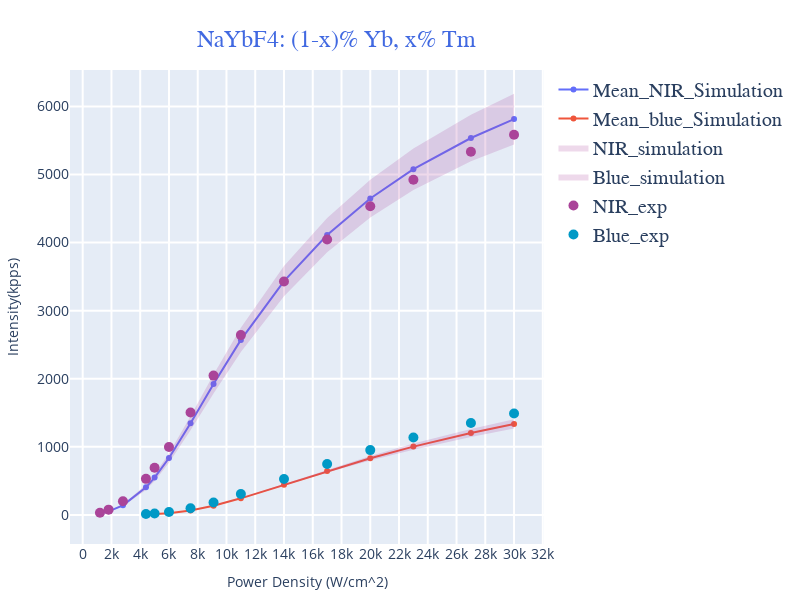

Write notebook code for a chart like this one.
### Code cell
import json
fig = go.Figure()

# Add the main trace (mean curve)
fig.add_trace(go.Scatter(x=power[conc][0], y=nir_mean_values, mode='lines+markers', name='Mean_NIR_Simulation'))
fig.add_trace(go.Scatter(x=power[conc][1], y=blue_mean_values, mode='lines+markers', name='Mean_blue_Simulation'))

# Add the uncertainty shade trace
fig.add_trace(go.Scatter(
    x=power[conc][0] + power[conc][0][::-1],
    y=[i+j for i, j in zip(nir_mean_values,nir_std_values)] + [i-j for i, j in zip(nir_mean_values,nir_std_values)][::-1],
    fill='toself',
    fillcolor='rgba(170, 68, 153, 0.2)',
    line=dict(color='rgba(255,255,255,0)'),
    name='NIR_simulation'
))

fig.add_trace(go.Scatter(
    x=power[conc][1] + power[conc][1][::-1],
    y=[i+j for i, j in zip(blue_mean_values,blue_std_values)] + [i-j for i, j in zip(blue_mean_values,blue_std_values)][::-1],
    fill='toself',
    fillcolor='rgba(170, 68, 153, 0.2)',
    line=dict(color='rgba(255,255,255,0)'),
    name='Blue_simulation'
))

# exp_blue_total = [4.5*10**3, 5.7*10**3, 5.5*10**3, 3.5*10**3, 2*10**3, 1.2*10**3, 0.6*10**3]
# exp_NIR = [5*10**3, 8.5*10**3, 6.6*10**3, 7.5*10**3, 6*10**3, 5.5*10**3, 0.6*10**3]
# exp_sum = [i+j for i, j in zip(exp_blue_total, exp_NIR)]


# exp_sum = [i+j for i, j in zip(exp_blue_total, exp_NIR)]

# print(int(min(min(blue_mean_values)) / 1e3),
#                             int(max(max(blue_mean_values)) / 1e3) + 1)

# y_ticks = [i for i in range(int(min(blue_mean_values) / 1e3),
#                             int(max(blue_mean_values) / 1e3) + 1)]

# y_ticks = [i for i in range(int(min(min(exp_sum), min(blue_total_values)) / 1e3),
#                             int(max(max(exp_sum), max(blue_total_values)) / 1e3) + 1)]

# fig.update_yaxes(tickvals=[tick * 1e3 for tick in y_ticks],
#                  ticktext=[f"{tick} × 10^3" for tick in y_ticks])


fig.update_xaxes(title_font=dict(size=18, color='black'),tickfont=dict(size=14),showgrid=True, gridwidth=2, gridcolor='white', dtick=2000)
fig.update_yaxes(title_font=dict(size=18, color='black'),tickfont=dict(size=14),showgrid=True, gridwidth=2, gridcolor='white')

# ... Your existing layout and formatting ...

fig.update_layout(
    title_text='NaYbF4: (1-x)% Yb, x% Tm',  # Main Title
    title_font=dict(size=24, family="Arial, sans-serif", color='royalblue'),
    width=800, height=600,
    xaxis_title='Power Density (W/cm^2)',
    yaxis_title='Intensity(kpps)',
    title_x=0.42,  # Center the main title
    title_y=0.95,  # Adjust the vertical position of the main title
    showlegend=True, margin=dict(l=20, r=20, b=20, t=70),
    legend=dict(
        font=dict(
            size=20,
            family="Arial, sans-serif"
        )
    )
)

with open(f'./../synthetic_data/syn_{conc}.json', 'r') as f:
    loaded_json_data = f.read()
loaded_data = json.loads(loaded_json_data)
exp_blue_total = loaded_data.get('blue', [])
exp_NIR = loaded_data.get('NIR', [])
fig.add_trace(go.Scatter(x= power[conc][0], y= exp_NIR, mode='markers', name='NIR_exp', marker=dict(color='rgb(170, 68, 153)', size=10)))
fig.add_trace(go.Scatter(x= power[conc][1], y= exp_blue_total, mode='markers', name='Blue_exp', marker=dict(color='#0099C6', size=10)))

# Show the plot
fig.show()
# print('hihi')

### Figure 1 — Plotly figure (JSON) as saved in the notebook; plotly's stock layout.template omitted (floating-point values rounded to 4 significant figures)
{"data": [{"mode": "lines+markers", "name": "Mean_NIR_Simulation", "type": "scatter", "x": [1200, 1800, 2800, 4400, 5000, 6000, 7500, 9100, 11000, 14000, 17000, 20000, 23000, 27000, 30000], "y": [22.0, 52.68, 141.4, 405.8, 548.5, 835.5, 1346.0, 1924.0, 2571.0, 3433.0, 4111.0, 4647.0, 5078.0, 5535.0, 5814.0]}, {"mode": "lines+markers", "name": "Mean_blue_Simulation", "type": "scatter", "x": [4400, 5000, 6000, 7500, 9100, 11000, 14000, 17000, 20000, 23000, 27000, 30000], "y": [7.038, 12.19, 26.75, 67.07, 135.9, 244.1, 442.4, 643.8, 832.6, 1004.0, 1205.0, 1337.0]}, {"fill": "toself", "fillcolor": "rgba(170, 68, 153, 0.2)", "line": {"color": "rgba(255,255,255,0)"}, "name": "NIR_simulation", "type": "scatter", "x": [1200, 1800, 2800, 4400, 5000, 6000, 7500, 9100, 11000, 14000, 17000, 20000, 23000, 27000, 30000, 30000, 27000, 23000, 20000, 17000, 14000, 11000, 9100, 7500, 6000, 5000, 4400, 2800, 1800, 1200], "y": [24.45, 58.4, 156.0, 443.3, 597.0, 904.3, 1449.0, 2064.0, 2749.0, 3654.0, 4362.0, 4924.0, 5382.0, 5878.0, 6186.0, 5441.0, 5193.0, 4774.0, 4369.0, 3859.0, 3212.0, 2393.0, 1784.0, 1243.0, 766.7, 500.1, 368.3, 126.8, 46.95, 19.55]}, {"fill": "toself", "fillcolor": "rgba(170, 68, 153, 0.2)", "line": {"color": "rgba(255,255,255,0)"}, "name": "Blue_simulation", "type": "scatter", "x": [4400, 5000, 6000, 7500, 9100, 11000, 14000, 17000, 20000, 23000, 27000, 30000, 30000, 27000, 23000, 20000, 17000, 14000, 11000, 9100, 7500, 6000, 5000, 4400], "y": [7.767, 13.3, 28.71, 70.56, 140.8, 250.3, 453.8, 665.3, 865.8, 1049.0, 1264.0, 1405.0, 1268.0, 1146.0, 959.2, 799.4, 622.3, 430.9, 238.0, 131.1, 63.57, 24.79, 11.08, 6.309]}, {"marker": {"color": "rgb(170, 68, 153)", "size": 10}, "mode": "markers", "name": "NIR_exp", "type": "scatter", "x": [1200, 1800, 2800, 4400, 5000, 6000, 7500, 9100, 11000, 14000, 17000, 20000, 23000, 27000, 30000], "y": [33.23, 77.95, 200.7, 530.0, 692.5, 998.7, 1504.0, 2047.0, 2641.0, 3429.0, 4046.0, 4532.0, 4923.0, 5334.0, 5583.0]}, {"marker": {"color": "#0099C6", "size": 10}, "mode": "markers", "name": "Blue_exp", "type": "scatter", "x": [4400, 5000, 6000, 7500, 9100, 11000, 14000, 17000, 20000, 23000, 27000, 30000], "y": [13.39, 22.05, 44.32, 98.73, 183.0, 307.8, 528.4, 748.3, 952.4, 1136.0, 1351.0, 1491.0]}], "layout": {"height": 600, "legend": {"font": {"family": "Arial, sans-serif", "size": 20}}, "margin": {"b": 20, "l": 20, "r": 20, "t": 70}, "showlegend": true, "title": {"font": {"color": "royalblue", "family": "Arial, sans-serif", "size": 24}, "text": "NaYbF4: (1-x)% Yb, x% Tm", "x": 0.42, "y": 0.95}, "width": 800, "xaxis": {"dtick": 2000, "gridcolor": "white", "gridwidth": 2, "showgrid": true, "tickfont": {"size": 14}, "title": {"text": "Power Density (W/cm^2)"}}, "yaxis": {"gridcolor": "white", "gridwidth": 2, "showgrid": true, "tickfont": {"size": 14}, "title": {"text": "Intensity(kpps)"}}}}
